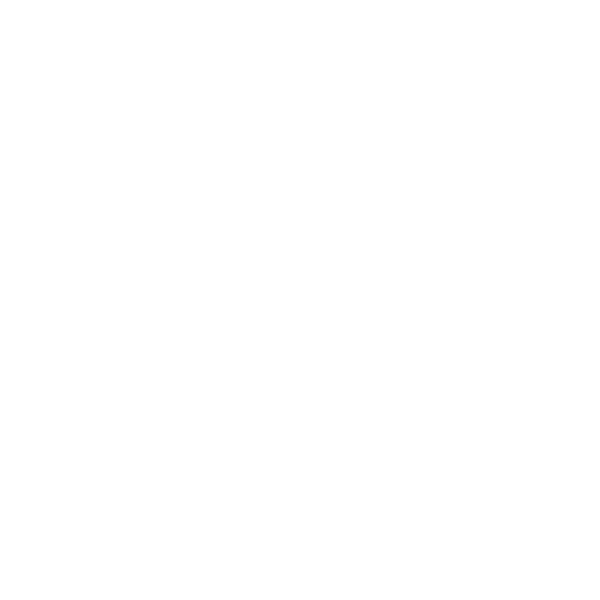
Frame 1 (no input)
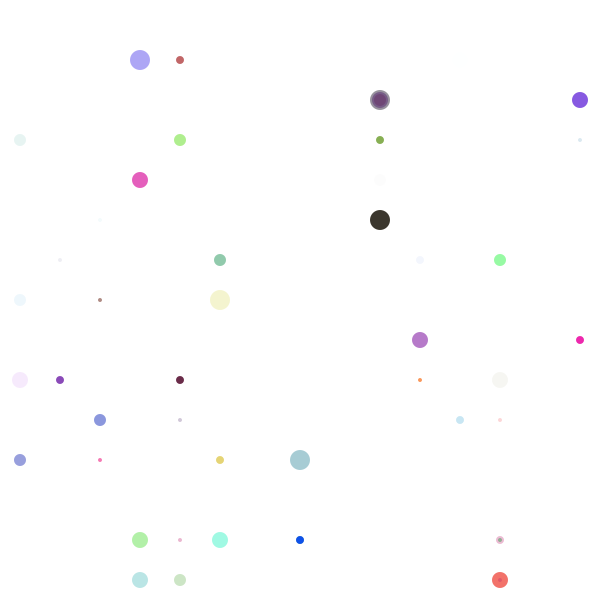
Frame 60 (the mouse pressed at the canvas centre just before this capture)
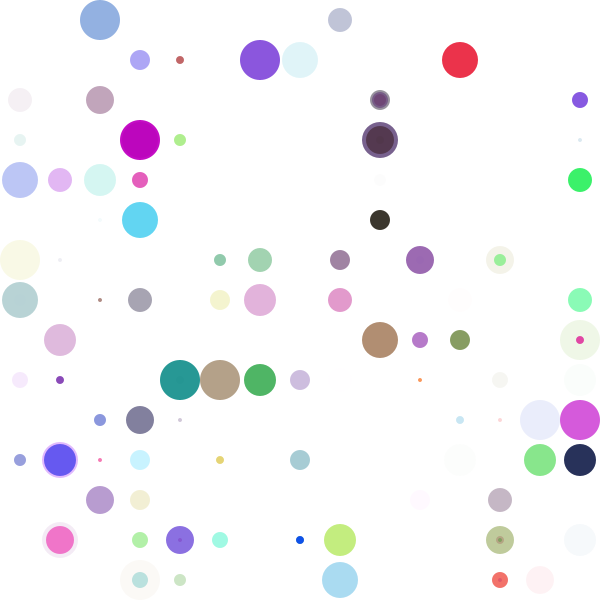
Frame 120 (the mouse held since frame 60 and released just before this capture)

The Processing sketch that drew these frames (run headless with seeded random() and noise(); from frame 60 on, the mouse is pressed at the canvas centre):

// Processing sketch: processing_159686
// ── processing_159686.pde

// Learning Processing
// Daniel Shiffman
// http://www.learningprocessing.com

// Example 4-7: Filling variables with random values

float r;
float g;
float b;
float a;

float diam;
float x;
float y;

int count;
int state;
int reset;

void setup() {
  size(600,600);
  background(255);
  smooth();    
  ellipseMode(CENTER);
  count = 0;
  state = 0;
}

void draw() {
  // Each time through draw(), new random numbers are picked for a new ellipse.
  r = random(255);
  g = random(255);
  b = random(255);
  a = random(255);
  //diam = 40;
  x = 20+40*int(random(15));
  y = 20+40*int(random(15));
  //altering the state once every 1/3 seconds
   count++;
  if(count >10){
    count = 0;
    state++;
    if(state > 10){
       state = 0;
       reset++;
       if(reset >4){
         reset = 0;
         // when the background resets, its color is based off of the mouse position. 
         background(int(mouseX*255/600),int(mouseY*255/600),int((mouseX+mouseY)*255/1200));
       }
    }
  }
  // Use values to draw an ellipse
 noStroke();
 fill(r,g,b,a);
 ellipse(x,y,diam,diam);
 diam = state* 4;
 
 //diagonal black to white; when it runs 5 times, the screen restarts; just remove the 
 /*fill(state*255/10);
 if (reset%2 ==0) {
 ellipse(state*60,state*60,reset*30,reset*30);
 } else {
   fill(state*255/10);
 ellipse(600-state*60,600-state*60,reset*30,reset*30);
 }
 */
}
